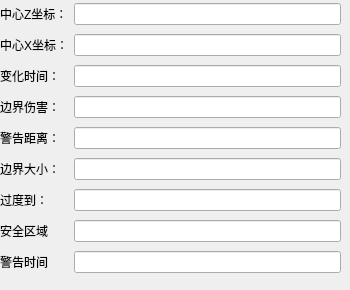
    <widget class="QWidget" name="tab_2">
     <attribute name="title">
      <string>边界</string>
     </attribute>
     <widget class="QWidget" name="gridLayoutWidget_4">
      <property name="geometry">
       <rect>
        <x>0</x>
        <y>0</y>
        <width>341</width>
        <height>281</height>
       </rect>
      </property>
      <layout class="QGridLayout" name="gridLayout_4">
       <item row="2" column="1">
        <widget class="QLineEdit" name="lineEdit_7">
         <property name="toolTip">
          <string>&lt;html&gt;&lt;head/&gt;&lt;body&gt;&lt;p&gt;&lt;span style=&quot; font-family:'sans-serif'; font-size:14px; color:#202122; background-color:#ffffff;&quot;&gt;边界宽度的过渡时间。如果此项不存在则游戏默认为0。&lt;/span&gt;&lt;/p&gt;&lt;/body&gt;&lt;/html&gt;</string>
         </property>
        </widget>
       </item>
       <item row="6" column="0">
        <widget class="QLabel" name="label_30">
         <property name="text">
          <string>过度到：</string>
         </property>
        </widget>
       </item>
       <item row="4" column="1">
        <widget class="QLineEdit" name="lineEdit_9">
         <property name="toolTip">
          <string>&lt;html&gt;&lt;head/&gt;&lt;body&gt;&lt;p&gt;&lt;span style=&quot; font-family:'sans-serif'; font-size:14px; color:#202122; background-color:#ffffff;&quot;&gt;玩家接近边界渲染出现红色警告框的最大距离。如果此项不存在则游戏默认为5。&lt;/span&gt;&lt;/p&gt;&lt;/body&gt;&lt;/html&gt;</string>
         </property>
        </widget>
       </item>
       <item row="7" column="1">
        <widget class="QLineEdit" name="lineEdit_27">
         <property name="toolTip">
          <string>&lt;html&gt;&lt;head/&gt;&lt;body&gt;&lt;p&gt;&lt;span style=&quot; font-family:'sans-serif'; font-size:14px; color:#202122; background-color:#ffffff;&quot;&gt;超出边界后，玩家仍然不会受到伤害的安全区的宽度。如果此项不存在则游戏默认为5。&lt;/span&gt;&lt;/p&gt;&lt;/body&gt;&lt;/html&gt;</string>
         </property>
        </widget>
       </item>
       <item row="0" column="0">
        <widget class="QLabel" name="label_7">
         <property name="text">
          <string>中心Z坐标：</string>
         </property>
        </widget>
       </item>
       <item row="3" column="0">
        <widget class="QLabel" name="label_10">
         <property name="text">
          <string>边界伤害：</string>
         </property>
        </widget>
       </item>
       <item row="1" column="1">
        <widget class="QLineEdit" name="lineEdit_6">
         <property name="toolTip">
          <string>&lt;html&gt;&lt;head/&gt;&lt;body&gt;&lt;p&gt;&lt;span style=&quot; font-family:'sans-serif'; font-size:14px; color:#202122; background-color:#ffffff;&quot;&gt;世界边界中心的X坐标。如果此项不存在则游戏默认为0。&lt;/span&gt;&lt;/p&gt;&lt;/body&gt;&lt;/html&gt;</string>
         </property>
        </widget>
       </item>
       <item row="5" column="1">
        <widget class="QLineEdit" name="lineEdit_10">
         <property name="toolTip">
          <string>&lt;html&gt;&lt;head/&gt;&lt;body&gt;&lt;p&gt;&lt;span style=&quot; font-family:'sans-serif'; font-size:14px; color:#202122; background-color:#ffffff;&quot;&gt;边界宽度。如果此项不存在则游戏默认为59999968。&lt;/span&gt;&lt;/p&gt;&lt;/body&gt;&lt;/html&gt;</string>
         </property>
        </widget>
       </item>
       <item row="5" column="0">
        <widget class="QLabel" name="label_12">
         <property name="text">
          <string>边界大小：</string>
         </property>
        </widget>
       </item>
       <item row="2" column="0">
        <widget class="QLabel" name="label_9">
         <property name="text">
          <string>变化时间：</string>
         </property>
        </widget>
       </item>
       <item row="3" column="1">
        <widget class="QLineEdit" name="lineEdit_8">
         <property name="toolTip">
          <string>&lt;html&gt;&lt;head/&gt;&lt;body&gt;&lt;p&gt;&lt;span style=&quot; font-family:'sans-serif'; font-size:14px; color:#202122; background-color:#ffffff;&quot;&gt;超出边界安全区后，玩家每远离安全区一格增加的伤害值。如果此项不存在则游戏默认0.2。&lt;/span&gt;&lt;/p&gt;&lt;/body&gt;&lt;/html&gt;</string>
         </property>
        </widget>
       </item>
       <item row="4" column="0">
        <widget class="QLabel" name="label_11">
         <property name="text">
          <string>警告距离：</string>
         </property>
        </widget>
       </item>
       <item row="1" column="0">
        <widget class="QLabel" name="label_8">
         <property name="text">
          <string>中心X坐标：</string>
         </property>
        </widget>
       </item>
       <item row="7" column="0">
        <widget class="QLabel" name="label_28">
         <property name="text">
          <string>安全区域</string>
         </property>
        </widget>
       </item>
       <item row="6" column="1">
        <widget class="QLineEdit" name="lineEdit_28">
         <property name="toolTip">
          <string>&lt;html&gt;&lt;head/&gt;&lt;body&gt;&lt;p&gt;&lt;span style=&quot; font-family:'sans-serif'; font-size:14px; color:#202122; background-color:#ffffff;&quot;&gt;边界宽度过渡到的目标宽度。如果此项不存在则游戏默认为59999968。&lt;/span&gt;&lt;/p&gt;&lt;/body&gt;&lt;/html&gt;</string>
         </property>
        </widget>
       </item>
       <item row="0" column="1">
        <widget class="QLineEdit" name="lineEdit_5">
         <property name="toolTip">
          <string>&lt;html&gt;&lt;head/&gt;&lt;body&gt;&lt;p&gt;&lt;span style=&quot; font-family:'sans-serif'; font-size:14px; color:#202122; background-color:#ffffff;&quot;&gt;世界边界中心的Z坐标。如果此项不存在则游戏默认为0。&lt;/span&gt;&lt;/p&gt;&lt;/body&gt;&lt;/html&gt;</string>
         </property>
         <property name="whatsThis">
          <string/>
         </property>
        </widget>
       </item>
       <item row="8" column="0">
        <widget class="QLabel" name="label_29">
         <property name="text">
          <string>警告时间</string>
         </property>
        </widget>
       </item>
       <item row="8" column="1">
        <widget class="QLineEdit" name="lineEdit_35">
         <property name="toolTip">
          <string>&lt;html&gt;&lt;head/&gt;&lt;body&gt;&lt;p&gt;&lt;span style=&quot; font-family:'sans-serif'; font-size:14px; color:#202122; background-color:#ffffff;&quot;&gt;当玩家接近边界距离小于边界过渡速度乘以此值时渲染出现红色警告框。如果此项不存在则游戏默认为15。&lt;/span&gt;&lt;/p&gt;&lt;/body&gt;&lt;/html&gt;</string>
         </property>
        </widget>
       </item>
      </layout>
     </widget>
    </widget>
